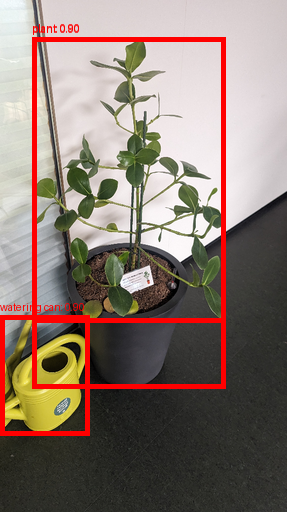
#> input picture 12/florence2_eager_detection.png, 287 x 512 px, found by its file name
$ python create_comparison.py
#> lines starting #> are read from the running program, lines starting #| are printed output that depends on the picture
#!/usr/bin/env python3
"""
Create a comparison image showing detection results from all models
Run this after the tests have completed to generate a visual comparison
"""
from pathlib import Path
from PIL import Image, ImageDraw, ImageFont
import sys


def create_comparison_grid():
    """Create a grid comparison of all detection results"""
    test_outputs = Path(__file__).parent / "test_outputs"

    # Define the images we want to compare
    images_to_compare = [
        ("Florence-2", "florence2_eager_detection.png"),
        ("GroundingDINO", "grounding_dino_detection.png"),
        ("OWLv2", "owlv2_detection.png"),
        ("YOLO-World", "yolo_world_detection.png"),
    ]

    # Load all images
    loaded_images = []
    for title, filename in images_to_compare:
        img_path = test_outputs / filename
        if img_path.exists():
            img = Image.open(img_path)
#> img is the input picture: PIL image 287x512 RGB; mean R, G, B 138.6, 121.7, 112.7
            loaded_images.append((title, img))
            print(f"✓ Loaded {filename}")
        else:
            print(f"✗ Missing {filename}")

    if not loaded_images:
        print("No images found in test_outputs directory!")
        return False

    # Calculate grid dimensions
    # Use 2 columns
    cols = 2
#> cols = 2
    rows = (len(loaded_images) + cols - 1) // cols

    # Get image dimensions (assuming all are same size)
    img_width, img_height = loaded_images[0][1].size
#> img_width = 287; img_height = 512

    # Add space for titles
    title_height = 40
    padding = 20

    # Create output image
    grid_width = cols * img_width + (cols + 1) * padding
#> grid_width = 634
    grid_height = rows * (img_height + title_height) + (rows + 1) * padding

    comparison = Image.new('RGB', (grid_width, grid_height), color='white')
#> comparison: PIL image 634x1164 RGB; every value is 255
    draw = ImageDraw.Draw(comparison)

    # Try to use a nice font, fall back to default if not available
    try:
        font = ImageFont.truetype("/usr/share/fonts/truetype/dejavu/DejaVuSans-Bold.ttf", 24)
    except:
        font = ImageFont.load_default()

    # Place images in grid
    for idx, (title, img) in enumerate(loaded_images):
        row = idx // cols
        col = idx % cols

        x = padding + col * (img_width + padding)
        y = padding + row * (img_height + title_height + padding)

        # Draw title
        title_y = y
        # Center the title
        bbox = draw.textbbox((0, 0), title, font=font)
        title_width = bbox[2] - bbox[0]
        title_x = x + (img_width - title_width) // 2
        draw.text((title_x, title_y), title, fill='black', font=font)

        # Paste image
        comparison.paste(img, (x, y + title_height))
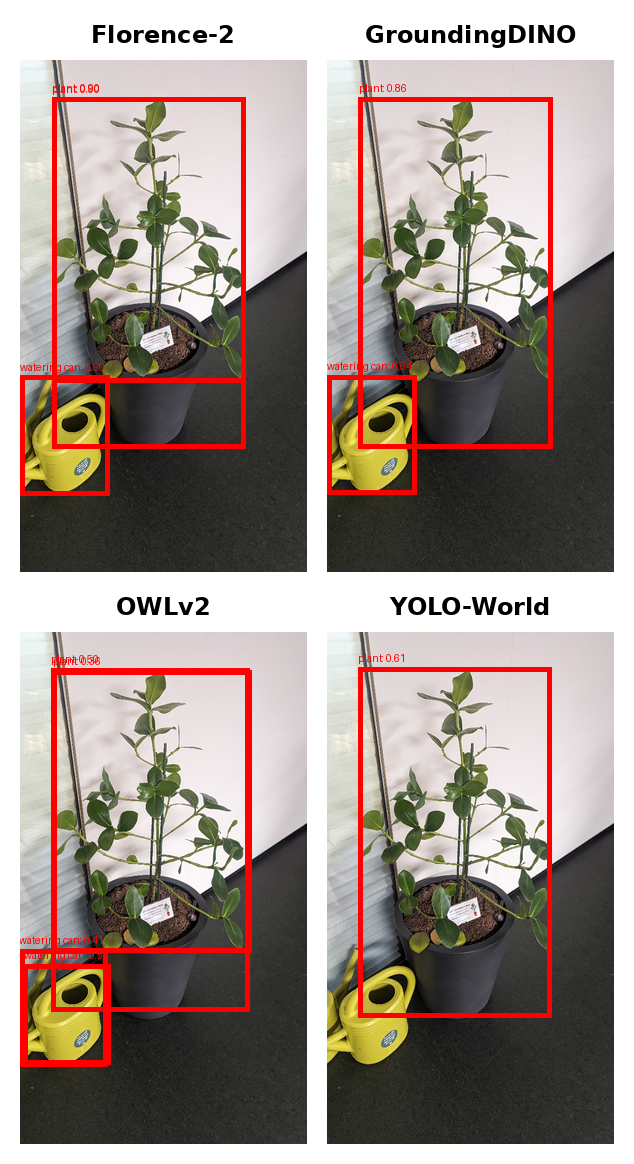
#> comparison: PIL image 634x1164 RGB; mean R, G, B 160.1, 147.1, 140

    # Save comparison
    output_path = test_outputs / "comparison_all_models.png"
    comparison.save(output_path)
    print(f"\n✅ Saved comparison to {output_path}")

    # Also save as high quality JPG
    jpg_path = test_outputs / "comparison_all_models.jpg"
    comparison.save(jpg_path, quality=95)
    print(f"✅ Saved comparison to {jpg_path}")

    return True


if __name__ == "__main__":
    success = create_comparison_grid()
    sys.exit(0 if success else 1)
#> (the program exits here)
